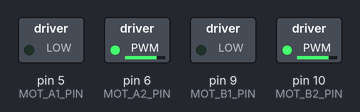
Bench run of a sketch on a simulated Arduino Uno, built with avr-gcc and run on an emulated ATmega328P. On the bench: switched loads named in the sketch (green lamp = pin HIGH). What the sketch prints to the serial monitor is not drawn.

Above: at 0.1 s.
Timing chart, 0 to 1.6 s (numbered marks = the images above):
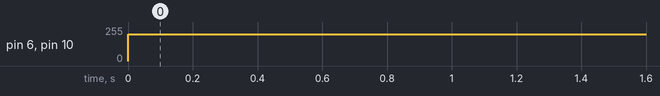

Measured:
- by itself, pin 6 (MOT_A2_PIN), pin 10 (MOT_B2_PIN): 0/255 → 200/255 at 0.00 s

The sketch:

motor_drive_test.ino
```cpp
// (licence header left out)
// ================================================================================
// Define constant values and global variables.

// Define the pin numbers on which the outputs are generated.
#define MOT_A1_PIN 5
#define MOT_A2_PIN 6
#define MOT_B1_PIN 9
#define MOT_B2_PIN 10


/* variables for the speed of motors */
int leftServoSpeed = 200;
int rightServoSpeed = 200;

// ================================================================================
/// Configure the hardware once after booting up.  This runs once after pressing
//// reset or powering up the board.
void setup(void)
{
  // Initialize the stepper driver control pins to output drive mode.
  pinMode(MOT_A1_PIN, OUTPUT);
  pinMode(MOT_A2_PIN, OUTPUT);
  pinMode(MOT_B1_PIN, OUTPUT);
  pinMode(MOT_B2_PIN, OUTPUT);

  // Start with drivers off, motors coasting.
  digitalWrite(MOT_A1_PIN, LOW);
  digitalWrite(MOT_A2_PIN, LOW);
  digitalWrite(MOT_B1_PIN, LOW);
  digitalWrite(MOT_B2_PIN, LOW);

  // Initialize the serial UART at 9600 bits per second.
  Serial.begin(9600);
}
// ================================================================================
/// Set the current on a motor channel using PWM and directional logic.
/// Changing the current will affect the motor speed, but please note this is
/// not a calibrated speed control.  This function will configure the pin output
/// state and return.
///
/// \param pwm    PWM duty cycle ranging from -255 full reverse to 255 full forward
/// \param IN1_PIN  pin number xIN1 for the given channel
/// \param IN2_PIN  pin number xIN2 for the given channel

void set_motor_pwm(int pwm, int IN1_PIN, int IN2_PIN)
{
  if (pwm < 0) {  // reverse speeds
    analogWrite(IN1_PIN, -pwm);
    digitalWrite(IN2_PIN, LOW);

  } else { // stop or forward
    digitalWrite(IN1_PIN, LOW);
    analogWrite(IN2_PIN, pwm);
  }
}
// ================================================================================
/// Set the current on both motors.
///
/// \param pwm_A  motor A PWM, -255 to 255
/// \param pwm_B  motor B PWM, -255 to 255

void set_motor_currents(int pwm_A, int pwm_B)
{
  set_motor_pwm(pwm_A, MOT_A1_PIN, MOT_A2_PIN);
  set_motor_pwm(pwm_B, MOT_B1_PIN, MOT_B2_PIN);

  // Print a status message to the console.
  Serial.print("Set motor A PWM = ");
  Serial.print(pwm_A);
  Serial.print(" motor B PWM = ");
  Serial.println(pwm_B);
}

// ================================================================================
/// Simple primitive for the motion sequence to set a speed and wait for an interval.
///
/// \param pwm_A  motor A PWM, -255 to 255
/// \param pwm_B  motor B PWM, -255 to 255
/// \param duration delay in milliseconds
void spin_and_wait(int pwm_A, int pwm_B, int duration)
{
  set_motor_currents(pwm_A, pwm_B);
  delay(duration);
}

void loop()
{

  spin_and_wait(leftServoSpeed,rightServoSpeed,500); // sets speed of motors to value entered above for 0.5 sec and keeps repeating
}
```
